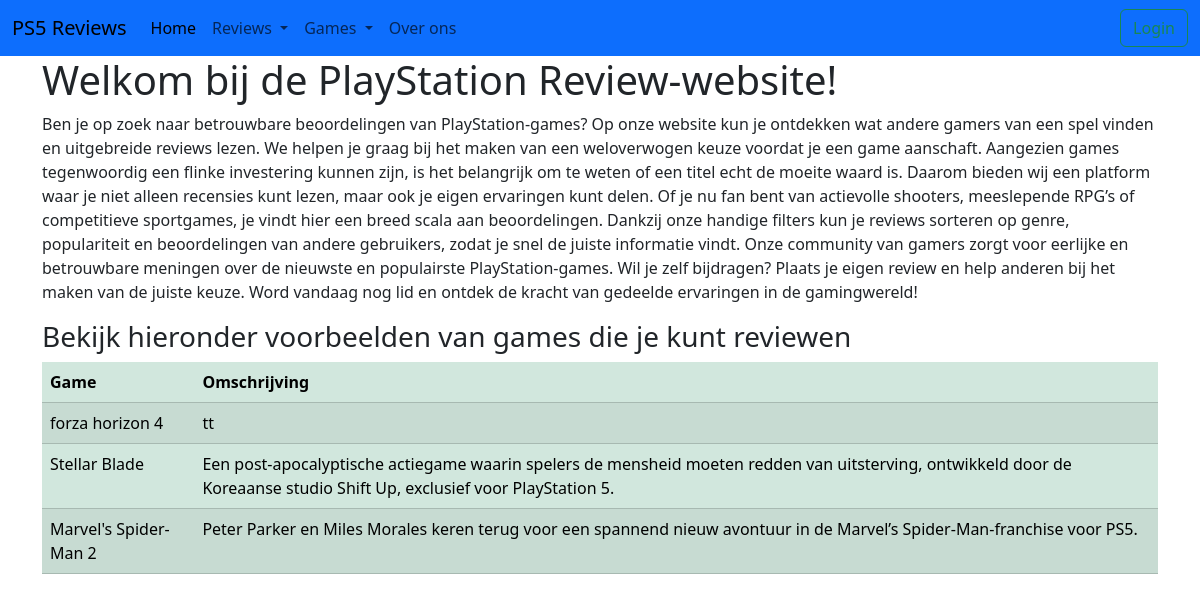
Page /about.php on the committed database.
### tables this page shows
CREATE TABLE `games` (
  `id` int(9) NOT NULL,
  `title` varchar(200) NOT NULL,
  `summary` text NOT NULL,
  `released_at` date DEFAULT NULL,
  `age` tinyint(4) DEFAULT NULL
);

### about.php (the view, shortened to what this page needs)
<?php
require 'db.php';
try {
  $sql = "SELECT id, title, summary FROM games ORDER by released_at DESC LIMIT 3";
  $results = $conn->query($sql);
  $games = $results->fetchAll();
} catch (Exception $e) {
  echo 'Message: ' . $e->getMessage();
}
?>
<?php require 'header.php' ?>
<div class="container">
  <h1>Welkom bij de PlayStation Review-website!</h1>
  <p>Ben je op zoek naar betrouwbare beoordelingen van PlayStation-games? Op onze website kun je ontdekken wat andere gamers van een spel vinden en uitgebreide reviews lezen. We helpen je graag bij het maken van een weloverwogen keuze voordat je een game aanschaft.
    Aangezien games tegenwoordig een flinke investering kunnen zijn, is het belangrijk om te weten of een titel echt de moeite waard is. Daarom bieden wij een platform waar je niet alleen recensies kunt lezen, maar ook je eigen ervaringen kunt delen.
    Of je nu fan bent van actievolle shooters, meeslepende RPG’s of competitieve sportgames, je vindt hier een breed scala aan beoordelingen. Dankzij onze handige filters kun je reviews sorteren op genre, populariteit en beoordelingen van andere gebruikers, zodat je snel de juiste informatie vindt.
    Onze community van gamers zorgt voor eerlijke en betrouwbare meningen over de nieuwste en populairste PlayStation-games. Wil je zelf bijdragen? Plaats je eigen review en help anderen bij het maken van de juiste keuze.
    Word vandaag nog lid en ontdek de kracht van gedeelde ervaringen in de gamingwereld!</p>
  <h3>Bekijk hieronder voorbeelden van games die je kunt reviewen</h3>
  <table class="table table-success table-striped">
    <thead>
      <tr>
        <th>Game</th>
        <th>Omschrijving</th>
      </tr>
    </thead>
    <tbody>
      <?php foreach ($games as $game) : ?>
        <tr>
          <td><?php echo htmlspecialchars($game['title'] ?? ""); ?></td>
          <td><?php echo htmlspecialchars($game['summary'] ?? ""); ?></td>
        </tr>
      <?php endforeach; ?>
    </tbody>
  </table>
</div>
<?php require 'footer.php' ?>

### rows in the picture
games: title "forza horizon 4", summary "tt"
games: title "Stellar Blade", summary "Een post-apocalyptische actiegame waarin spelers de mensheid moeten redden van uitsterving, ontwikkeld door de Koreaanse studio Shift Up, exclusief voor PlayStation 5."
games: title "Marvel's Spider-Man 2", summary "Peter Parker en Miles Morales keren terug voor een spannend nieuw avontuur in de Marvel’s Spider-Man-franchise voor PS5."
